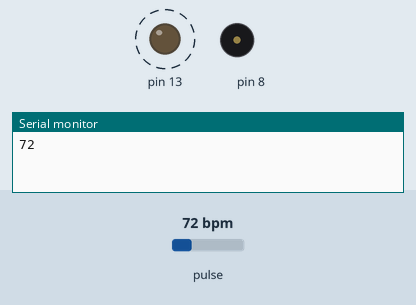
Bench run of a sketch on a simulated Arduino Uno, built with avr-gcc and run on an emulated ATmega328P. Parts: output pins drawn as LEDs (lit = HIGH), buzzer (waves = sounding), the last lines printed to the serial monitor. Dashed ring = blinking. Inputs (shaded band) come from the test bench; at power-on: pulse 72 bpm.

Above: at 1.2 s.
1.3 s: pulse set to 130 bpm
At 1.41 s:
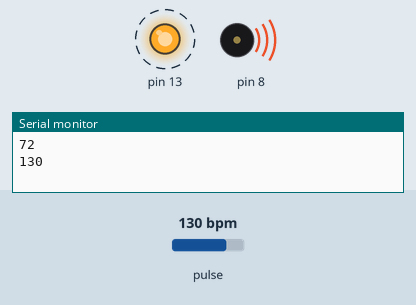
4.3 s: pulse set to 42 bpm
At 5.63 s:
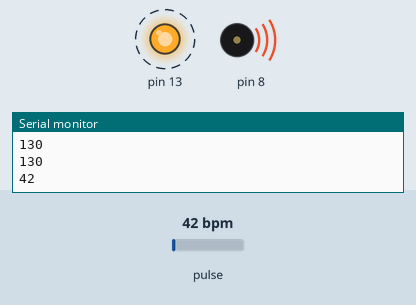
Timing chart, 0 to 13.3 s (numbered marks = the images above; inputs shaded):
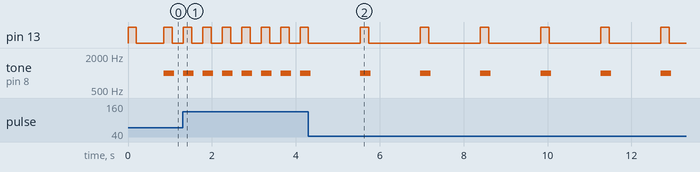

Measured:
- after the input at 1.3 s, pin 13: alternates HIGH for 0.20 s and LOW for 0.26 s, starting at once; tone on pin 8: alternates 1000 Hz for 0.25 s and silent for 0.21 s, starting at once
- after the input at 4.3 s, pin 13: alternates HIGH for 0.20 s and LOW for 1.2 s, starting after 1.2 s; tone on pin 8: alternates 1000 Hz for 0.25 s and silent for 1.2 s, starting after 1.2 s
- by itself, pin 13: alternates HIGH for 0.20 s and LOW for 0.65 s

The sketch:

pulse_sensor.ino
```cpp
#include <PulseSensorPlayground.h>

const int PulseWire = 0;   // 'S' Signal pin connected to A0
const int LED13 = 13;      // The on-board Arduino LED
int Threshold = 550;       // Adjust Threshold for more accurate detection

PulseSensorPlayground pulseSensor;  // Creates a PulseSensor object

void setup() {
  Serial.begin(9600);

  // Configure the PulseSensor object
  pulseSensor.analogInput(PulseWire);
  pulseSensor.blinkOnPulse(LED13);       // Blink on-board LED with heartbeat
  pulseSensor.setThreshold(Threshold);

  // Double-check PulseSensor creation
  if (pulseSensor.begin()) {
    // Serial.println("PulseSensor object created!");
  }
}

void loop() {
  if (pulseSensor.sawStartOfBeat()) {  // If a heartbeat is detected
    int myBPM = pulseSensor.getBeatsPerMinute();  // Get BPM
    // Serial.println("♥ A HeartBeat Happened!");
    // Serial.print("BPM: ");
    Serial.println(myBPM);  // Send BPM to serial monitor

    tone(8, 1000, 250);  // Sound a tone for 250ms
  }

  delay(20);  // Short delay to allow time for sensor readings
}
```
